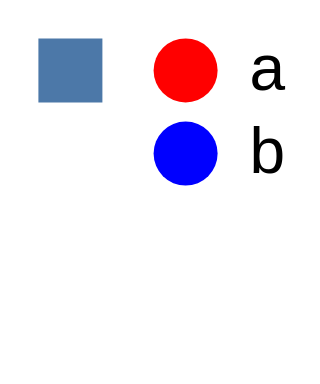

Write the Vega-Lite specification saved for this chart.
### Vega specification from a JSON file in a GitHub repository (floating-point values rounded to 4 significant figures)
{"width": "foo", "height": 50, "padding": 5, "scales": [{"name": "c", "type": "ordinal", "domain": ["a", "b"], "range": ["red", "blue"]}], "legends": [{"fill": "c", "orient": "right"}], "marks": [{"type": "rect", "encode": {"enter": {"x": {"value": 1}, "y": {"value": 1}, "width": {"value": 10}, "height": {"value": 10}}}}]}
